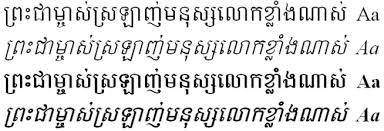
#> input picture experiment/frontend/upload/images/1772199956184-1g9wnu.jpg, 384 x 131 px
$ python -i ocr_utils.py   (imports and definitions only)
#> lines starting #> are read from the running program, lines starting #| are printed output that depends on the picture; after the words box and inside, x2 and y2 are one past the last pixel; in counts of white or black regions, pixels touching at a corner belong together
#> further down, picture is the input picture: PIL image 384x131 RGB; min 0, max 255, mean 219
import io, base64, re, numpy as np, cv2
from PIL import Image
import pytesseract
import os
from pathlib import Path
from dotenv import load_dotenv


# ---- Configure Tesseract ----
# Windows path (default installation location)
# pytesseract.pytesseract.tesseract_cmd = r"D:\Pytesseract\tesseract.exe"
# os.environ["TESSDATA_PREFIX"] = r"D:\Pytesseract\tessdata"

# Assuming this file is in root/ML/ml_v3_final/utils/
SCRIPT_DIR = Path(__file__).resolve().parent
ML_DIR = SCRIPT_DIR.parent.parent
dotenv_path = ML_DIR / ".env"
# [1 line not run here, left out]
# # ---- Configure Tesseract ----
TESSERACT_CMD = os.getenv("TESSERACT_CMD")
TESSERACT_TESSDATA_PREFIX = os.getenv("TESSERACT_TESSDATA_PREFIX")

# [5 lines not run here, left out]

pytesseract.pytesseract.tesseract_cmd = TESSERACT_CMD
# [1 line that did not run here, left out]


# ---- PreProcessing for OCR ----
'''This first function for cleaning image before sending to OCR engine
    1. Convert to Grayscale -> reduce noise from color channels
    2. Denoise image using Non-local Means Denoising --> smoothing background, sharpening text
    3. Apply Otsu's thresholding ---> to get binary image and make text more distinct in black/white
'''
def preprocess_for_ocr(pil_image):
    gray = np.array(pil_image.convert("L"))
    denoised = cv2.fastNlMeansDenoising(gray, h=10, templateWindowSize=7, searchWindowSize=21)
    _, thresh = cv2.threshold(denoised, 0, 255, cv2.THRESH_BINARY + cv2.THRESH_OTSU)
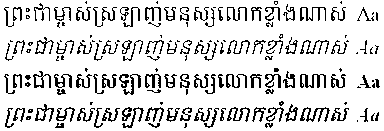
#> thresh: shape (131, 384); 85% white; black in thin lines or dots
    return Image.fromarray(thresh)

'''Processing User-defined Boxes : Align with Segmentation step in OCR Pipeline
    - Instead of sending whole image to OCR engine, we will crop each box
    and send to OCR engine based on the users drawing text box region on image
    - This helps to improve accuracy, reduce noise from irrelevant areas, and handle complex layouts like tables signs,..
'''
# [75 lines left out: function process_user_boxes, not called in this run]

>>> from PIL import Image
>>> picture = Image.open('../../../../experiment/frontend/upload/images/1772199956184-1g9wnu.jpg')
>>> result = preprocess_for_ocr(picture)

$ run again, on experiment/frontend/upload/images/1772202330474-9ajkj7.jpg
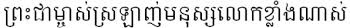
#> input picture experiment/frontend/upload/images/1772202330474-9ajkj7.jpg, 350 x 28 px
#> picture is the input picture: PIL image 350x28 RGB; min 0, max 255, mean 214.5
#> in preprocess_for_ocr, `_, thresh = cv2.threshold(denoised, 0, 255, cv2.THRESH_BINARY + cv2.TH..`:
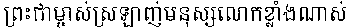
#> thresh: shape (28, 350); 83.1% white; black in thin lines or dots

$ run again, on experiment/frontend/upload/images/1772203564047-bf34tf.jpg
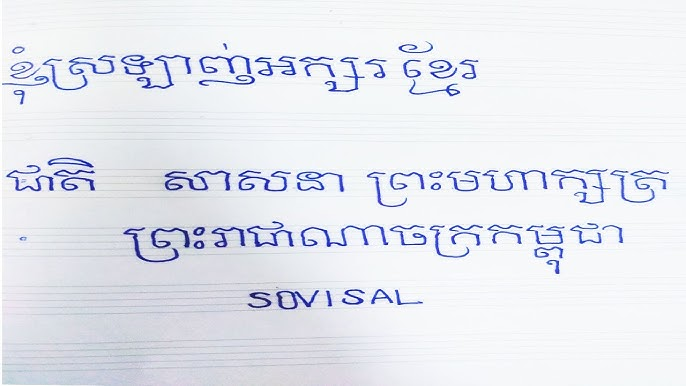
#> input picture experiment/frontend/upload/images/1772203564047-bf34tf.jpg, 686 x 386 px
#> picture is the input picture: PIL image 686x386 RGB; mean R, G, B 229.4, 231.9, 239.2
#> in preprocess_for_ocr, `gray = np.array(pil_image.convert("L"))`:
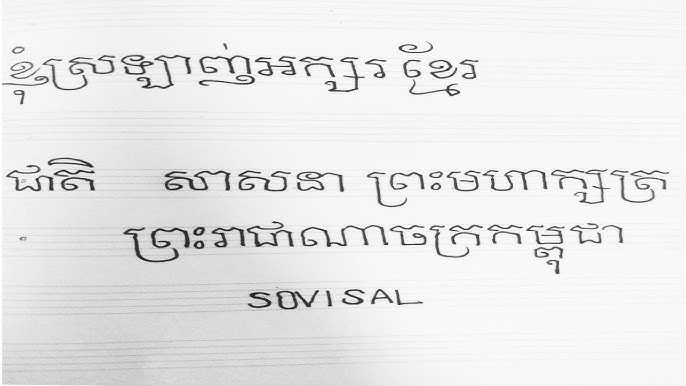
#> gray: shape (386, 686); min 6, max 255, mean 232
#> in preprocess_for_ocr, `_, thresh = cv2.threshold(denoised, 0, 255, cv2.THRESH_BINARY + cv2.TH..`:
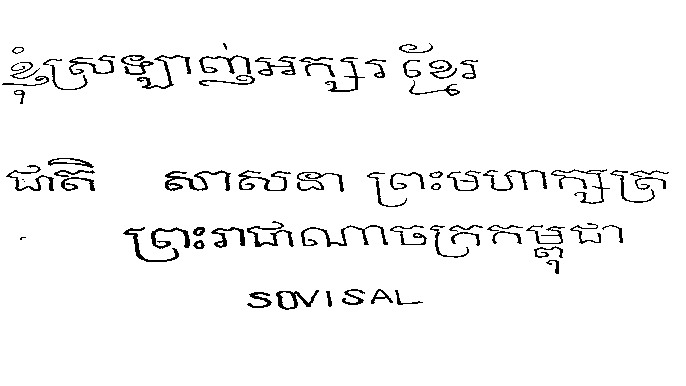
#> thresh: shape (386, 686); 96.1% white; black in thin lines or dots, all inside (x1, y1, x2, y2) = (2, 43, 669, 310)
